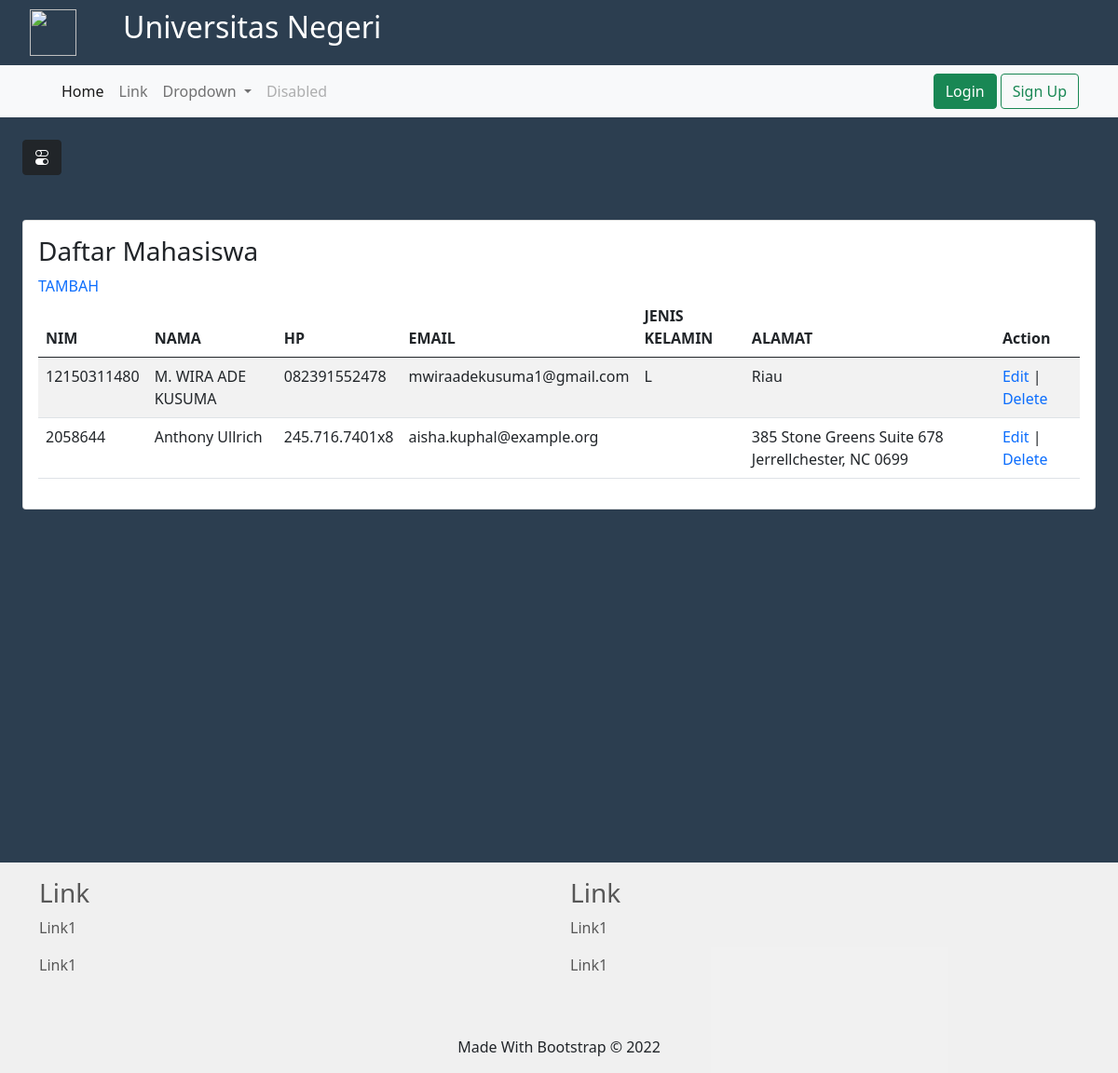
The page / on the database its author committed.
### tables this page shows
CREATE TABLE `tbltest` (
  `id` int(10) NOT NULL,
  `NIM` varchar(12) NOT NULL,
  `nama` varchar(50) NOT NULL,
  `hp` varchar(14) NOT NULL,
  `email` varchar(25) NOT NULL,
  `jk` char(1) NOT NULL,
  `alamat` varchar(50) NOT NULL
);

### index.php (the view, shortened to what this page needs)
<!doctype html>
<html lang="en">
<head>
    <link href="https://cdn.jsdelivr.net/npm/bootstrap@5.0.2/dist/css/bootstrap.min.css" rel="stylesheet">
    <link rel="stylesheet" href="./frontend/css/style.css">
    <link rel="stylesheet" href="https://cdn.jsdelivr.net/npm/bootstrap-icons@1.9.1/font/bootstrap-icons.css">
</head>
<body>
    <?php
    include "./frontend/header.php"
    ?>
    <?php
    include "./frontend/navbar.php"
    ?>
    <?php
    include "./frontend/sidebar.php"
    ?>
    <div class="p-4" id="main-content" style="height: 100vh;">
        <button class="btn btn-dark" id="button-toggle">
            <i class="bi bi-toggles"></i>
        </button>
        <div class="card mt-5">
            <div class="card-body">
                <div class="row">
                    <div class="col">
                        <h3>Daftar Mahasiswa</h3>
                        <?php
                        echo "<a href=\"../frontend/add.php?id=$row[id]\">TAMBAH</a>";
                        ?>
                    </div>
                </div>
                <table class="table table-striped">
                    <thead>
                        <tr>
                            <th>NIM</th>
                            <th>NAMA</th>
                            <th>HP</th>
                            <th>EMAIL</th>
                            <th>JENIS KELAMIN</th>
                            <th>ALAMAT</th>
                            <th>Action</th>
                        </tr>
                    </thead>
                    <tbody>
                        <?php
                        include("./backend/koneksi.php");
                        $query = mysqli_query($mysqli, "SELECT * FROM tbltest order by id desc");
                        while ($row = mysqli_fetch_array($query)) {
                            echo "<tr>";
                            echo "<td>" . $row['NIM'] . "</td>";
                            echo "<td>" . $row['nama'] . "</td>";
                            echo "<td>" . $row['hp'] . "</td>";
                            echo "<td>" . $row['email'] . "</td>";
                            echo "<td>" . $row['jk'] . "</td>";
                            echo "<td>" . $row['alamat'] . "</td>";
                            echo "<td><a href=\"../frontend/edit.php?id=$row[id]\">Edit</a> | <a href=\"../backend/delete.php?id=$row[id]\" onClick=\"return confirm('Are you sure you want to delete?')\">Delete</a></td>";
                            echo "</tr>";
                        }
                        ?>
                    </tbody>
                </table>
            </div>
        </div>
    </div>
    </div>
    <?php
    include "./frontend/footer.php"
    ?>
</body>
</html>

### frontend/header.php
<header class="">
    <div class="container-fluid">
        <div class="row">
            <div class="col-1">
                <img src="" alt="" width="50px" height="50px">
            </div>
            <div class="col">
                <h2>Universitas Negeri</h2>
            </div>
        </div>
    </div>
</header>

### frontend/navbar.php (shortened to what this page needs)
<nav class="navbar navbar-expand-lg navbar-light bg-light">
    <div class="container-lg">
        <div class="collapse navbar-collapse" id="navbarSupportedContent">
            <ul class="navbar-nav me-auto mb-2 mb-lg-0">
                <li class="nav-item">
                    <a class="nav-link active" aria-current="page" href="#">Home</a>
                </li>
                <li class="nav-item">
                    <a class="nav-link" href="#">Link</a>
                </li>
                <li class="nav-item dropdown">
                    <a class="nav-link dropdown-toggle" href="#" id="navbarDropdown" role="button" data-bs-toggle="dropdown" aria-expanded="false">
                        Dropdown
                    </a>
                </li>
                <li class="nav-item">
                    <a class="nav-link disabled" href="#" tabindex="-1" aria-disabled="true">Disabled</a>
                </li>
            </ul>
            <form class="d-flex">
                <button class="btn btn-success me-1" type="submit">Login</button>
                <button class="btn btn-outline-success" type="submit">Sign Up</button>
            </form>
        </div>
    </div>
</nav>

### frontend/sidebar.php (shortened to what this page needs)
<div id="page-sidebar">

### frontend/footer.php
<footer>
    <div class="container-md pt-3">
        <div class="row">
            <div class="col">
                <h3><a href="" class="link">Link</a></h3>
                <p><a href="" class="link">Link1</a></p>
                <p><a href="" class="link">Link1</a></p>
            </div>
            <div class="col">
                <h3><a href="" class="link">Link</a></h3>
                <p><a href="" class="link">Link1</a></p>
                <p><a href="" class="link">Link1</a></p>
            </div>
        </div>
        <div class="row text-center pt-5">
            <p>Made With Bootstrap &copy; 2022</p>
        </div>
    </div>
</footer>

### frontend/css/style.css (style rules this page uses)
header { color: white; background-color: #2c3e50; }
header .container-fluid { margin-left: 20px; margin-right: 20px; }
header .container-fluid .row { padding-top: 10px; padding-bottom: 10px; }
#page-sidebar { background-color: #2c3e50; }
#page-sidebar a { text-decoration: none; }
#page-sidebar #main-content { transition: 0.4s; }
footer { background-color: rgba(230, 230, 230, 0.575); }
footer .link { text-decoration: none; color: rgb(87, 87, 87); }

### rows shown on the page
tbltest: NIM "12150311480", nama "M. WIRA ADE KUSUMA", hp "082391552478", email "mwiraadekusuma1@gmail.com", jk "L", alamat "Riau"
tbltest: NIM "2058644", nama "Anthony Ullrich", hp "245.716.7401x8", email "aisha.kuphal@example.org", alamat "385 Stone Greens Suite 678 Jerrellchester, NC 0699"
